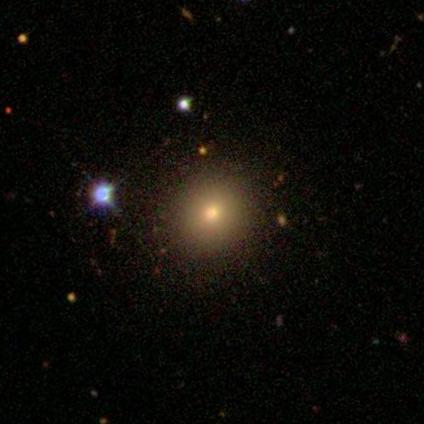
#> input picture test_mask_images/data/11688.jpg, 424 x 424 px; its folder holds only this picture in this run
$ python frankenstein_source_extractor.py
#> lines starting #> are read from the running program, lines starting #| are printed output that depends on the picture
#!/usr/bin/env python3
# -*- coding: utf-8 -*-
"""
Created on Tue Jul 19 16:27:45 2022

@author: pcunha
"""

import numpy as np
import matplotlib
import sep
from skimage.io import imread
import skimage
import os

'''
https://sep.readthedocs.io/en/v1.1.x/api/sep.extract.html#sep.extract
https://sep.readthedocs.io/en/v1.1.x/api/sep.mask_ellipse.html#sep.mask_ellipse
'''

def rgb2gray(rgb):
    return np.dot(rgb[...,:3], [0.2989, 0.5870, 0.1140])

# Path with the original data. Change it accordingly
path ='./test_mask_images/data/'

# Path to save final masked images. Change it accordingly
path2 = './test_mask_images/data_mask/'

image_list = os.listdir(path)
count=0
image_len=len(image_list)

for i in range(image_len):
    count +=1
    im = imread(path+image_list[i])
#> im is the input picture: shape (424, 424, 3); mean R, G, B 13.9, 12.2, 8.6
    im = im.T[:,106:106*3,106:106*3] #crop 424x424 -> 212x212
    data = im.T
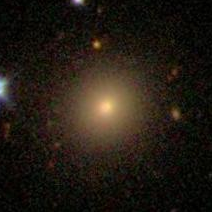
#> data: shape (212, 212, 3); mean of channels 0, 1, 2 34.8, 27.7, 19.6; drawn as R, G, B
    #print(im.shape, data.shape)


    data_gray = rgb2gray(data)
#> in rgb2gray, `return np.dot(rgb[...,:3], [0.2989, 0.5870, 0.1140])`:
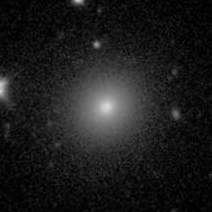
#> returned value: shape (212, 212) float64; min 0, max 215.1, mean 28.9

    # measure a spatially varying background on the image
#> (the run stopped early here; a loop or call above may not have finished)

$ run again, on test_mask_images/data/13211.jpg
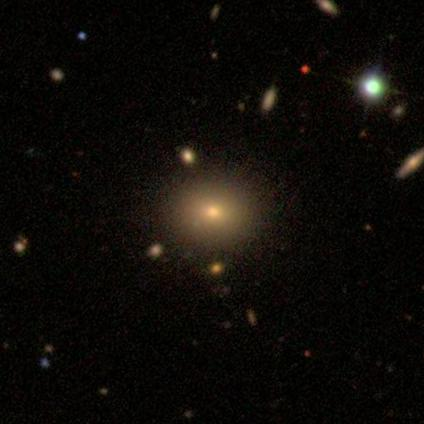
#> input picture test_mask_images/data/13211.jpg, 424 x 424 px
#> im is the input picture: shape (424, 424, 3); mean R, G, B 14.4, 11.8, 8.3
#> `data = im.T`:
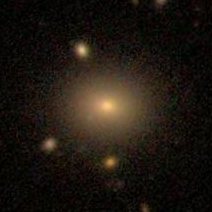
#> data: shape (212, 212, 3); mean of channels 0, 1, 2 30.3, 23.7, 16.8; drawn as R, G, B
#> in rgb2gray, `return np.dot(rgb[...,:3], [0.2989, 0.5870, 0.1140])`:
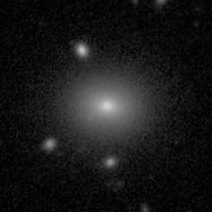
#> returned value: shape (212, 212) float64; min 0, max 207.1, mean 24.9

$ run again, on test_mask_images/data/13731.jpg
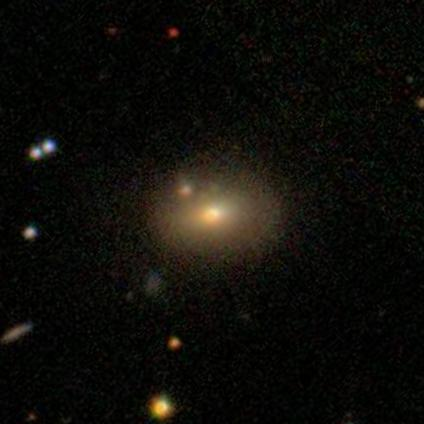
#> input picture test_mask_images/data/13731.jpg, 424 x 424 px
#> im is the input picture: shape (424, 424, 3); mean R, G, B 14.1, 13.1, 9
#> `data = im.T`:
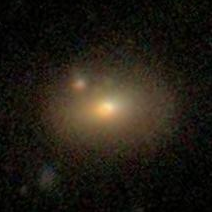
#> data: shape (212, 212, 3); mean of channels 0, 1, 2 33.7, 28.6, 20; drawn as R, G, B
#> in rgb2gray, `return np.dot(rgb[...,:3], [0.2989, 0.5870, 0.1140])`:
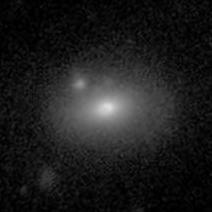
#> returned value: shape (212, 212) float64; min 0, max 223.8, mean 29.2

$ run again, on test_mask_images/data/14005.jpg
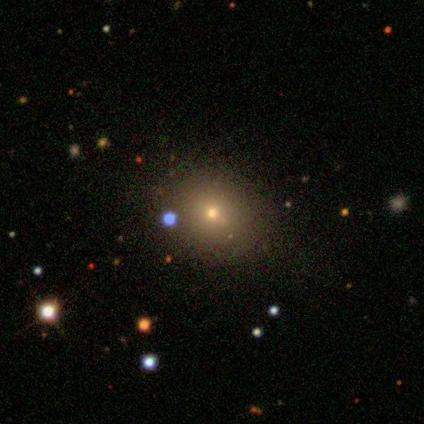
#> input picture test_mask_images/data/14005.jpg, 424 x 424 px
#> im is the input picture: shape (424, 424, 3); mean R, G, B 17.2, 16.5, 11.9
#> `data = im.T`:
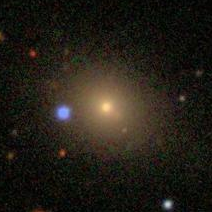
#> data: shape (212, 212, 3); mean of channels 0, 1, 2 35.2, 30.9, 23; drawn as R, G, B
#> in rgb2gray, `return np.dot(rgb[...,:3], [0.2989, 0.5870, 0.1140])`:
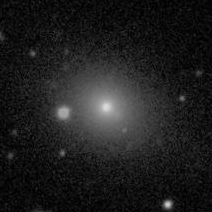
#> returned value: shape (212, 212) float64; min 0, max 217.9, mean 31.3

$ run again, on test_mask_images/data/11901.jpg
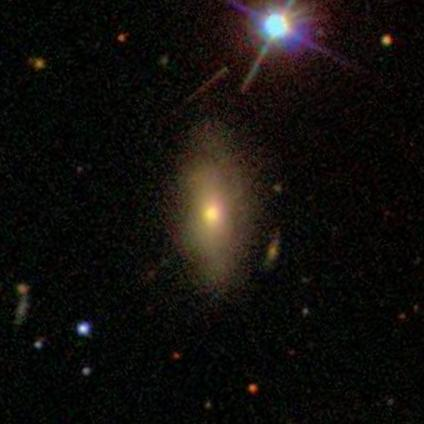
#> input picture test_mask_images/data/11901.jpg, 424 x 424 px
#> im is the input picture: shape (424, 424, 3); mean R, G, B 18.3, 15.6, 12.8
#> `data = im.T`:
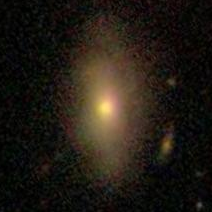
#> data: shape (212, 212, 3); mean of channels 0, 1, 2 33.6, 27.5, 19.8; drawn as R, G, B
#> in rgb2gray, `return np.dot(rgb[...,:3], [0.2989, 0.5870, 0.1140])`:
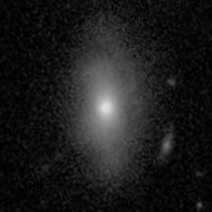
#> returned value: shape (212, 212) float64; min 0, max 222.9, mean 28.4
